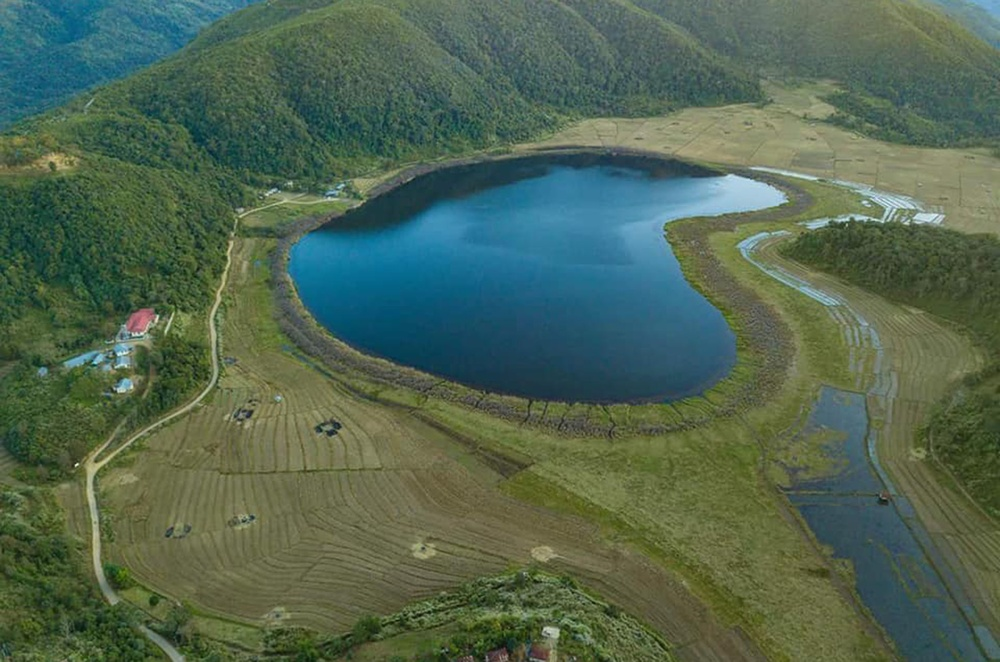
#> input picture 5lab_Image_segmentation/images/lake.jpg, 1000 x 662 px, shrunk from 2464 x 1632 before the run, found by its file name
$ python impulse_noise.py
#> lines starting #> are read from the running program, lines starting #| are printed output that depends on the picture
import cv2 as cv
import numpy as np

img_path = "C:/denFiles/git/technical-vision/3lab/images/"
img_name = "lake.jpg"
img = cv.imread(img_path + img_name, cv.IMREAD_GRAYSCALE)
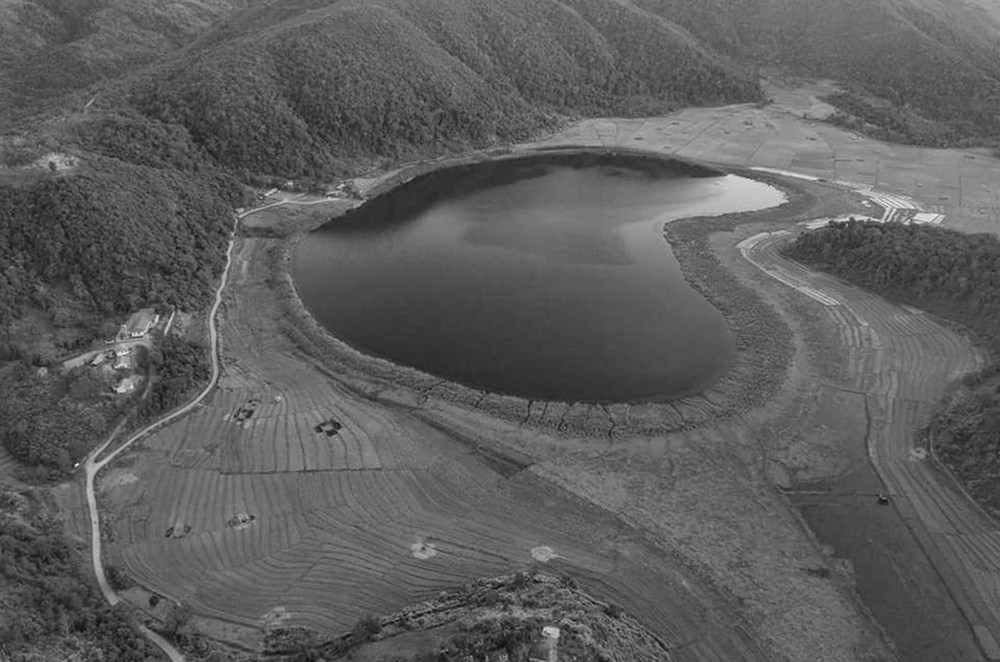
#> img: shape (662, 1000); min 12, max 239, mean 93.3

# Noise parameter
p = 0.05
# Salt vs pepper ratio
s_p_ratio = 0.5
# Generate random numbers
rng = np.random.default_rng()
vals = rng.random(img.shape)

img_new = np.copy(img)
img_new[vals < p * s_p_ratio] = 255  # Add salt
img_new[np.logical_and(vals >= p * s_p_ratio, vals < p)] = 0  # Add pepper
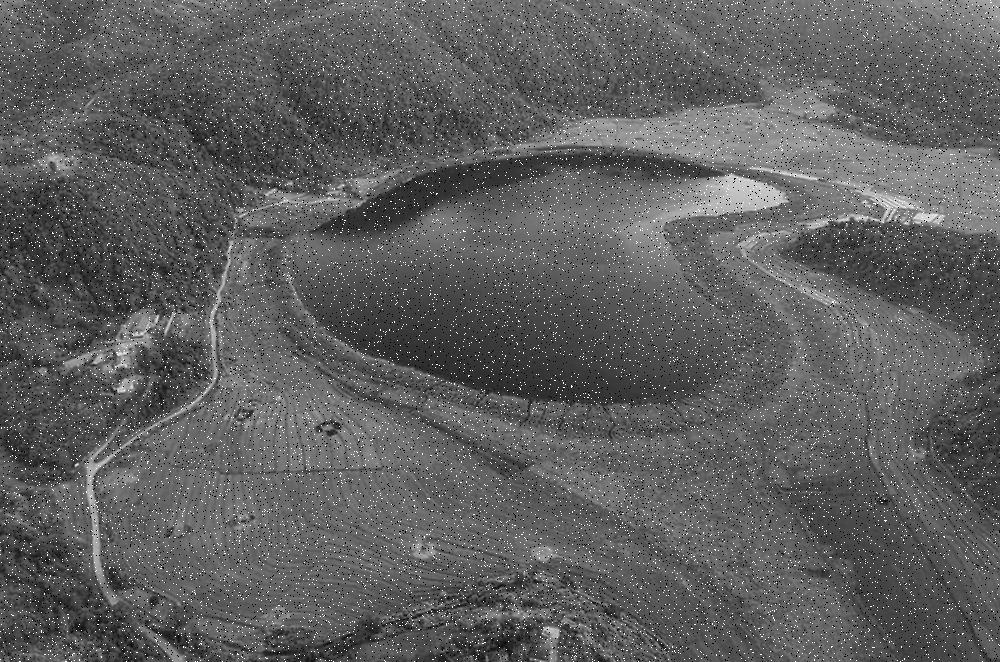
#> img_new: shape (662, 1000); min 0, max 255, mean 95

cv.imwrite(img_path + img_name.rpartition('.')[0] + '_' + str(s_p_ratio) + "_impulse_noise.jpg", img_new)
cv.imshow("Impulse noise", img_new)
cv.waitKey(0)
cv.destroyAllWindows()
